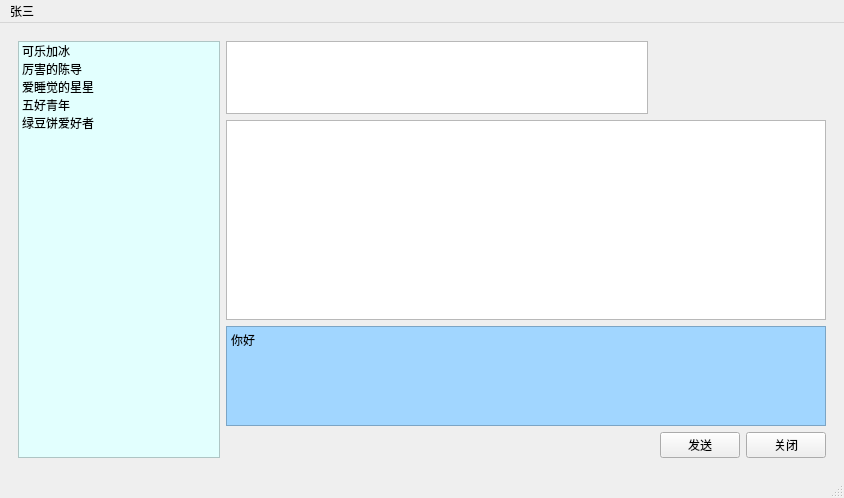
<?xml version="1.0" encoding="UTF-8"?>
<ui version="4.0">
 <class>MainWindow</class>
 <widget class="QMainWindow" name="MainWindow">
  <property name="geometry">
   <rect>
    <x>0</x>
    <y>0</y>
    <width>844</width>
    <height>498</height>
   </rect>
  </property>
  <property name="windowTitle">
   <string>MainWindow</string>
  </property>
  <property name="styleSheet">
   <string notr="true"/>
  </property>
  <widget class="QWidget" name="centralwidget">
   <layout class="QGridLayout" name="gridLayout">
    <item row="0" column="0">
     <widget class="QWidget" name="widget" native="true">
      <layout class="QGridLayout" name="gridLayout_2">
       <item row="0" column="0">
        <widget class="QListWidget" name="listWidget">
         <property name="minimumSize">
          <size>
           <width>200</width>
           <height>0</height>
          </size>
         </property>
         <property name="maximumSize">
          <size>
           <width>300</width>
           <height>16777215</height>
          </size>
         </property>
         <property name="styleSheet">
          <string notr="true">background-color: rgb(226, 255, 254);</string>
         </property>
         <item>
          <property name="text">
           <string>可乐加冰</string>
          </property>
          <property name="icon">
           <iconset theme="window-new">
            <normaloff>.</normaloff>.</iconset>
          </property>
         </item>
         <item>
          <property name="text">
           <string>厉害的陈导</string>
          </property>
         </item>
         <item>
          <property name="text">
           <string>爱睡觉的星星</string>
          </property>
         </item>
         <item>
          <property name="text">
           <string>五好青年</string>
          </property>
         </item>
         <item>
          <property name="text">
           <string>绿豆饼爱好者</string>
          </property>
         </item>
        </widget>
       </item>
       <item row="0" column="6">
        <layout class="QGridLayout" name="gridLayout_3">
         <item row="3" column="3">
          <widget class="QPushButton" name="pushButton">
           <property name="styleSheet">
            <string notr="true"/>
           </property>
           <property name="text">
            <string>关闭</string>
           </property>
          </widget>
         </item>
         <item row="3" column="2">
          <widget class="QPushButton" name="pushButton_2">
           <property name="text">
            <string>发送</string>
           </property>
          </widget>
         </item>
         <item row="3" column="0">
          <spacer name="horizontalSpacer">
           <property name="orientation">
            <enum>Qt::Horizontal</enum>
           </property>
           <property name="sizeHint" stdset="0">
            <size>
             <width>40</width>
             <height>20</height>
            </size>
           </property>
          </spacer>
         </item>
         <item row="0" column="1">
          <layout class="QVBoxLayout" name="verticalLayout"/>
         </item>
         <item row="2" column="0" colspan="4">
          <widget class="QTextEdit" name="textEdit">
           <property name="minimumSize">
            <size>
             <width>600</width>
             <height>100</height>
            </size>
           </property>
           <property name="maximumSize">
            <size>
             <width>16777215</width>
             <height>300</height>
            </size>
           </property>
           <property name="styleSheet">
            <string notr="true">background-color: rgb(161, 214, 255);</string>
           </property>
           <property name="html">
            <string>&lt;!DOCTYPE HTML PUBLIC &quot;-//W3C//DTD HTML 4.0//EN&quot; &quot;http://www.w3.org/TR/REC-html40/strict.dtd&quot;&gt;
&lt;html&gt;&lt;head&gt;&lt;meta name=&quot;qrichtext&quot; content=&quot;1&quot; /&gt;&lt;style type=&quot;text/css&quot;&gt;
p, li { white-space: pre-wrap; }
&lt;/style&gt;&lt;/head&gt;&lt;body style=&quot; font-family:'SimSun'; font-size:9pt; font-weight:400; font-style:normal;&quot;&gt;
&lt;p style=&quot; margin-top:0px; margin-bottom:0px; margin-left:0px; margin-right:0px; -qt-block-indent:0; text-indent:0px;&quot;&gt;你好&lt;/p&gt;&lt;/body&gt;&lt;/html&gt;</string>
           </property>
          </widget>
         </item>
         <item row="1" column="0" colspan="4">
          <widget class="QTextBrowser" name="textBrowser">
           <property name="minimumSize">
            <size>
             <width>200</width>
             <height>200</height>
            </size>
           </property>
          </widget>
         </item>
         <item row="0" column="0">
          <widget class="QTextBrowser" name="ch_text">
           <property name="font">
            <font>
             <pointsize>24</pointsize>
            </font>
           </property>
           <property name="html">
            <string>&lt;!DOCTYPE HTML PUBLIC &quot;-//W3C//DTD HTML 4.0//EN&quot; &quot;http://www.w3.org/TR/REC-html40/strict.dtd&quot;&gt;
&lt;html&gt;&lt;head&gt;&lt;meta name=&quot;qrichtext&quot; content=&quot;1&quot; /&gt;&lt;style type=&quot;text/css&quot;&gt;
p, li { white-space: pre-wrap; }
&lt;/style&gt;&lt;/head&gt;&lt;body style=&quot; font-family:'SimSun'; font-size:24pt; font-weight:400; font-style:normal;&quot;&gt;
&lt;p align=&quot;center&quot; style=&quot;-qt-paragraph-type:empty; margin-top:0px; margin-bottom:0px; margin-left:0px; margin-right:0px; -qt-block-indent:0; text-indent:0px; font-size:9pt;&quot;&gt;&lt;br /&gt;&lt;/p&gt;&lt;/body&gt;&lt;/html&gt;</string>
           </property>
          </widget>
         </item>
        </layout>
       </item>
      </layout>
     </widget>
    </item>
   </layout>
  </widget>
  <widget class="QMenuBar" name="menubar">
   <property name="geometry">
    <rect>
     <x>0</x>
     <y>0</y>
     <width>844</width>
     <height>22</height>
    </rect>
   </property>
   <widget class="QMenu" name="menu">
    <property name="title">
     <string>张三</string>
    </property>
   </widget>
   <addaction name="menu"/>
  </widget>
  <widget class="QStatusBar" name="statusbar"/>
 </widget>
 <resources/>
 <connections/>
</ui>
